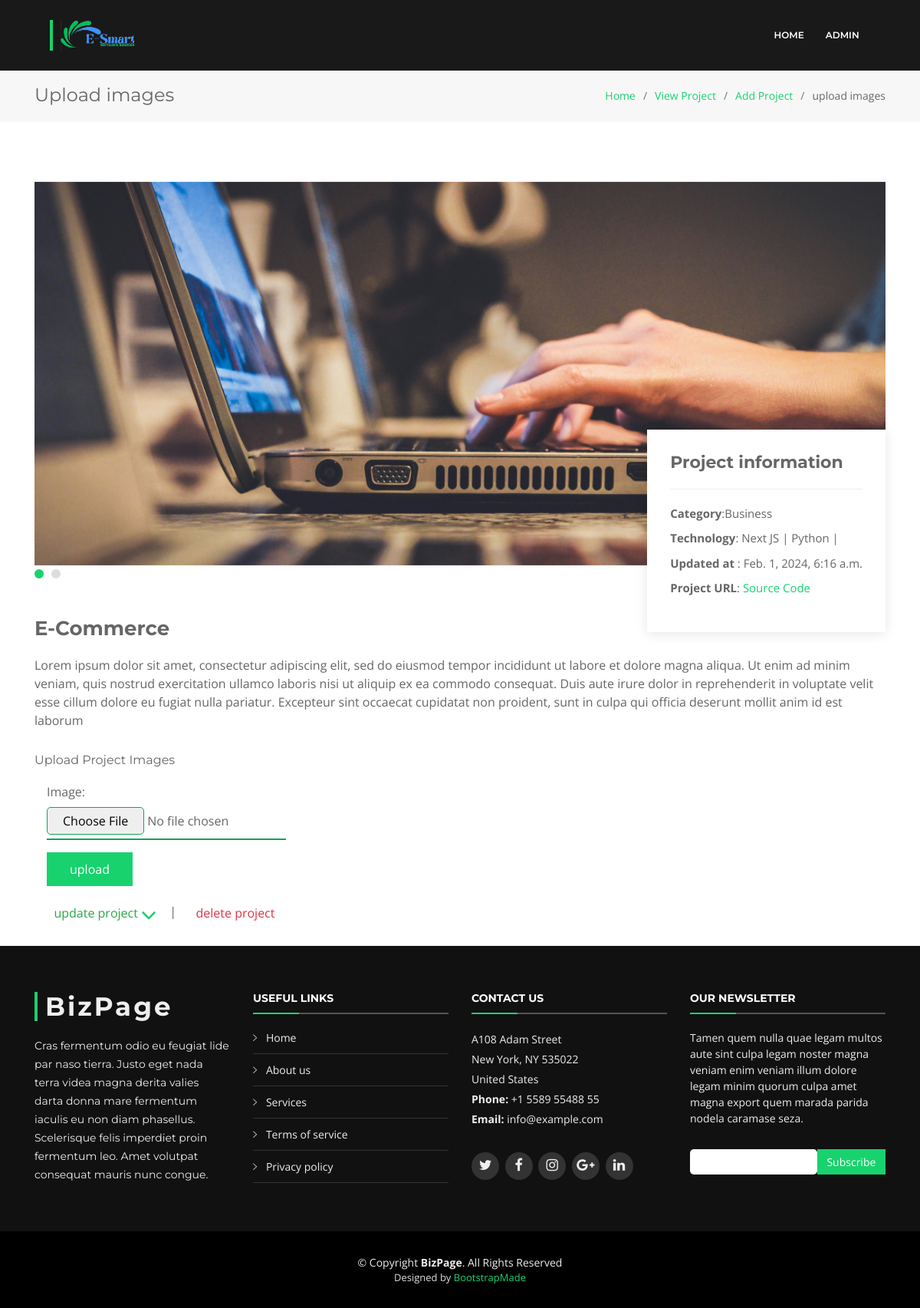
Screenshot of /upload/file/1 (signed in) with the database file from the repository.
### blog/models.py (models this page shows, shortened)
class ProjectImage(models.Model):
    project = models.ForeignKey(Project, null=True, blank=True, on_delete=models.CASCADE)
    image = models.ImageField(default='default.jpg', upload_to="project_images")

class Project(models.Model):
    CATEGORY_CHOICES = [
        ('Business','Business'),
        ('Education','Education'),
        ('Social','Social'),
        ('Organization','Organization'),
    ]
    name = models.CharField(max_length=250)
    description = models.TextField(max_length=500)
    category = models.CharField(max_length=100, choices=CATEGORY_CHOICES)
    technology = models.ManyToManyField(Technology)
    feature = models.ManyToManyField(Feature)
    link = models.URLField()
    created_at = models.DateTimeField(auto_now=True)

class Technology(models.Model):
    name = models.CharField(max_length=100)
    type = models.CharField(max_length=100)
    def __str__(self):
        return self.name

### blog/views.py (the view, shortened to what this page needs)
# urls.py: path('upload/file/<str:pk>', views.upload_image, name='upload_image'),
@login_required(login_url='/signin/')
def upload_image(request, pk):
    image_form = ProjectImageForm()
    project = Project.objects.get(id=pk)
    project_form = ProjectForm(instance=project)
    context={
        'image_form':image_form,
        'project':project,
        'project_form':project_form,
        }
    return render(request, 'forms/upload_image.html', context)

### blog/forms.py
class ProjectImageForm(forms.ModelForm):
    class Meta:
        model = ProjectImage
        fields = ['image']

class ProjectForm(forms.ModelForm):
    class Meta:
        model = Project
        fields = ['name','category','link','feature','technology','description']
        widgets = {
            'technology': forms.SelectMultiple(attrs={'multiple':'multiple'}),
            'feature': forms.SelectMultiple(attrs={'multiple':'multiple'}),
            'description':forms.Textarea(attrs={'rows':4})
        }

### blog/models.py (called while the page is built)
    def __str__(self):
        return self.name

### templates/forms/upload_image.html (shortened to what this page needs)
{% load static %}
{% include '../links/link.html' %}
{% include './sub-header.html' %}
   <section class="breadcrumbs">
    <div class="container">
      <div class="d-flex justify-content-between align-items-center">
        <h2>Upload images</h2>
        <ol>
          <li><a href="{%  url 'index' %}">Home</a></li>
          <li><a href="{% url 'project_list' %}">View Project</a></li>
          <li><a href="{% url 'add_project' %}">Add Project</a></li>
          <li>upload images</li>
        </ol>
      </div>
    </div>
  </section>
    <section class="portfolio-details">
        <div class="container">
            <div class="portfolio-details-container">
                <div class="owl-carousel portfolio-details-carousel">
                    {% for img in project.projectimage_set.all %}
                        <img src="{{img.image.url}}" class="img-fluid project-image-slide" alt="">
                    {% endfor %}
                </div>
                <div class="portfolio-info">
                <h3>Project information</h3>
                <ul>
                    <li><strong>Category</strong>:{{project.category}}</li>
                    <li><strong>Technology</strong>:
                    {% for t in project.technology.all %}
                        <span>{{t.name}}</span> |
                    {% endfor %}
                    </li>
                    <li><strong>Updated at </strong>: {{project.created_at}}</li>
                    <li><strong>Project URL</strong>: <a href="{{project.link}}">Source Code</a></li>
                </ul>
                </div>
            </div>
            <div class="portfolio-description">
                <h2>{{project.name}}</h2>
                <p>{{project.description}}</p>
                <div>
                    <div>
                        <h6 class="d-block">Upload Project Images</h6>
                    </div>
                    <form action="" enctype="multipart/form-data"  method="POST" class="px-3 w-full" >
                        {{image_form}}
                        <div class="mt-3">
                            <button type="submit">upload</button>
                        </div>
                    </form>
                </div>
            </div>
        </div>
    </section>
    <section>
      <div class="container">
      <div class="mb-4">
        <span class="btn text-success feature-opener"><i class="icofont-quill-pen text-success"></i>update project
          <svg xmlns="http://www.w3.org/2000/svg" height="20" width="20" id="svgRotate"
                viewBox="0 0 512 512">
                <path fill="#18d26e"
                d="M233.4 406.6c12.5 12.5 32.8 12.5 45.3
                0l192-192c12.5-12.5 12.5-32.8 0-45.3s-32.8-12.5-45.3
                0L256 338.7 86.6 169.4c-12.5-12.5-32.8-12.5-45.3 0s-12.5 32.8 0 45.3l192 192z"/>
            </svg>
        </span> | &nbsp;
          <a href="{% url 'delete_project' project.id %}" class="text-danger btn confirm-delete">delete project&nbsp;<i class="icofont-ui-delete"></i></a>
      </div>
    </div>
    </section>
<footer id="footer">
    <div class="footer-top">
      <div class="container">
        <div class="row">
          <div class="col-lg-3 col-md-6 footer-info">
            <h3>BizPage</h3>
            <p>Cras fermentum odio eu feugiat lide par naso tierra. Justo eget nada terra videa magna derita valies darta donna mare fermentum iaculis eu non diam phasellus. Scelerisque felis imperdiet proin fermentum leo. Amet volutpat consequat mauris nunc congue.</p>
          </div>
          <div class="col-lg-3 col-md-6 footer-links">
            <h4>Useful Links</h4>
            <ul>
              <li><i class="ion-ios-arrow-right"></i> <a href="#">Home</a></li>
              <li><i class="ion-ios-arrow-right"></i> <a href="#">About us</a></li>
              <li><i class="ion-ios-arrow-right"></i> <a href="#">Services</a></li>
              <li><i class="ion-ios-arrow-right"></i> <a href="#">Terms of service</a></li>
              <li><i class="ion-ios-arrow-right"></i> <a href="#">Privacy policy</a></li>
            </ul>
          </div>
          <div class="col-lg-3 col-md-6 footer-contact">
            <h4>Contact Us</h4>
            <p>
              A108 Adam Street <br>
              New York, NY 535022<br>
              United States <br>
              <strong>Phone:</strong> +1 5589 55488 55<br>
              <strong>Email:</strong> info@example.com<br>
            </p>
            <div class="social-links">
              <a href="#" class="twitter"><i class="fa fa-twitter"></i></a>
              <a href="#" class="facebook"><i class="fa fa-facebook"></i></a>
              <a href="#" class="instagram"><i class="fa fa-instagram"></i></a>
              <a href="#" class="google-plus"><i class="fa fa-google-plus"></i></a>
              <a href="#" class="linkedin"><i class="fa fa-linkedin"></i></a>
            </div>
          </div>
          <div class="col-lg-3 col-md-6 footer-newsletter">
            <h4>Our Newsletter</h4>
            <p>Tamen quem nulla quae legam multos aute sint culpa legam noster magna veniam enim veniam illum dolore legam minim quorum culpa amet magna export quem marada parida nodela caramase seza.</p>
            <form action="" method="post">
              <input type="email" name="email"><input type="submit" value="Subscribe">
            </form>
          </div>
        </div>
      </div>
    </div>
    <div class="container">
      <div class="copyright">
        &copy; Copyright <strong>BizPage</strong>. All Rights Reserved
      </div>
      <div class="credits">
        Designed by <a href="https://bootstrapmade.com/">BootstrapMade</a>
      </div>
    </div>
  </footer>

### templates/forms/sub-header.html (shortened to what this page needs)
{% load static %}
<header id="header" class="fixed-top mb-5">
    <div class="container-fluid">
      <div class="row justify-content-center">
        <div class="col-xl-11 d-flex align-items-center">
          <h1 class="logo mr-auto"><a href="{% url 'index' %}">
            <img src="{% static 'img/E-Smartx2.png' %}"  alt="">
          </a></h1>
          <nav class="nav-menu d-none d-lg-block">
            <ul>
              <li><a href="{% url 'index' %}">Home</a></li>
              {% if user.is_authenticated %}
              <li class="drop-down"><a href="">{{request.user}}</a>
              </li>
              {% endif %}
            </ul>
          </nav>
        </div>
      </div>
    </div>
  </header>

### rows the page displays
ProjectImage: image (picture)
Project: category "Business", created_at "Feb. 1, 2024, 6:16 a.m.", name "E-Commerce", description "Lorem ipsum dolor sit amet, consectetur adipiscing elit, sed do eiusmod tempor incididunt ut labore et dolore magna aliqua. Ut enim ad minim veniam, quis nostrud exercitation ullamco laboris nisi ut aliquip ex ea commodo consequat. Duis aute irure dolor in reprehenderit in voluptate velit esse cillum dolore eu fugiat nulla pariatur. Excepteur sint occaecat cupidatat non proident, sunt in culpa qui officia deserunt mollit anim id est laborum"
Technology: name "Next JS"
Technology: name "Python"

### other values shown
{{ request.user }} "ADMIN"
